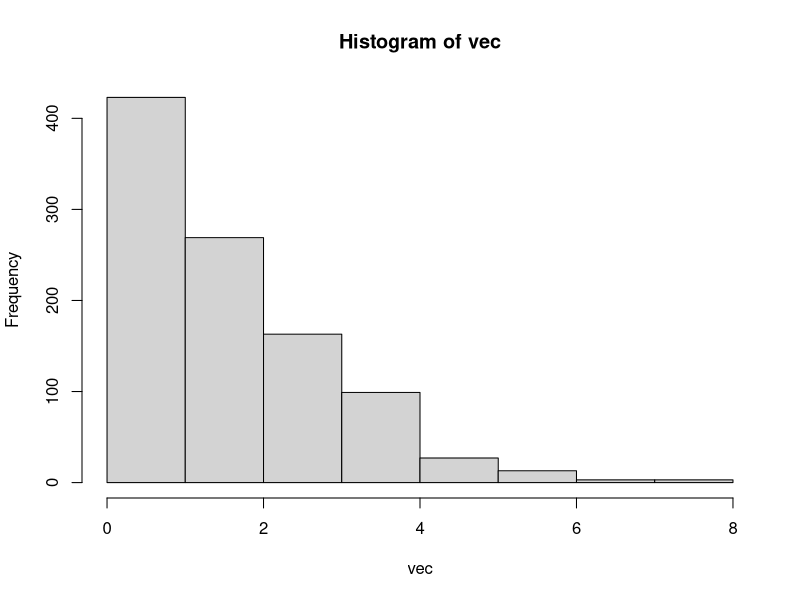
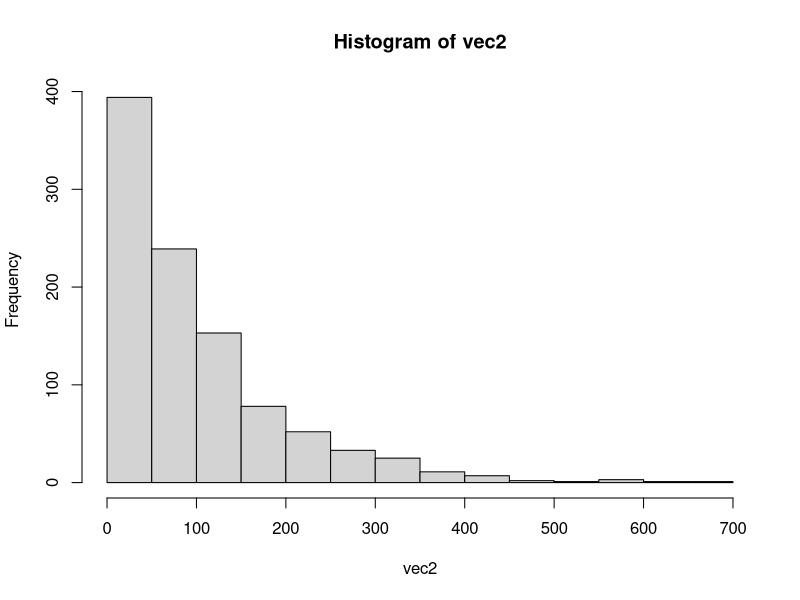
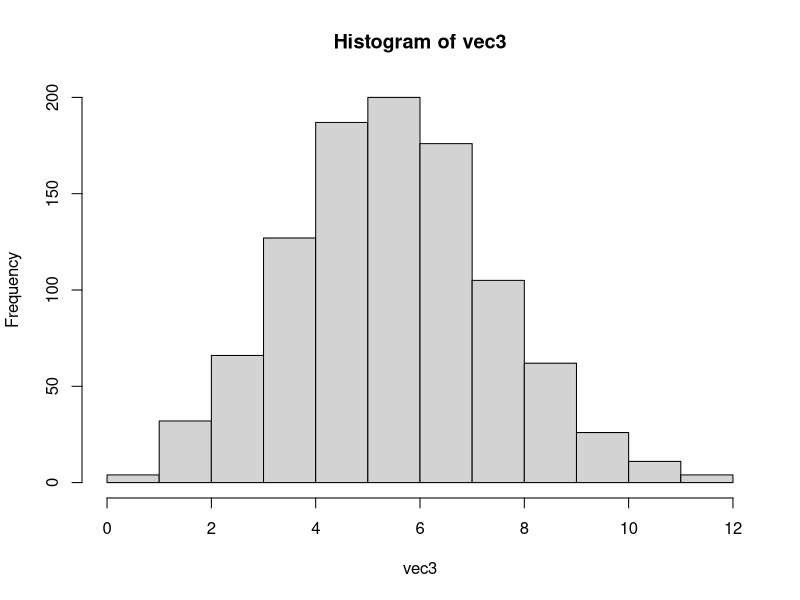
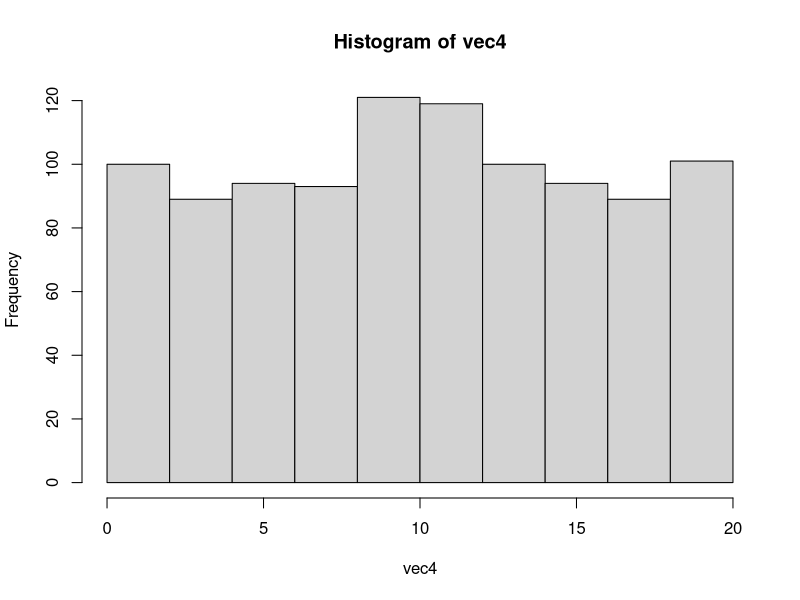

Recreate these plots in R, in order.
## ---- chunk 1
a = seq(25)
a = 1:25

b = a*2
## ---- chunk 2
c = b^2
## ---- chunk 3
avg_c = mean(c)
d = c - avg_c
## ---- chunk 4
e = d >= 0
f = sum(e)
length(e)
g = mean(e)
## ---- chunk 5
even_spaced = ppoints(15)
# Gets us 15 evenly spaced numbers between 0 and 1

quantile_spaced = qnorm(even_spaced)
## ---- chunk 6
binom_coef = function(n, k) {
  if(n==0 || n-k <= 0) {
    return(0)
  } else {
    return( factorial(n)/(factorial(n-k)*factorial(k)) ) 
  }
}
# If you have N things, how many different groupings of K count can you make
## ---- chunk 7
roll_dice = function(n=2) {
  #n = 2 sets the default to 2 if no parameter is specified
  
  # sample takes a sample of the specified size from the elements of x using either with or without replacement.
  rolls = sample(1:6, n, replace=TRUE)
  return(mean(rolls))
}
## ---- chunk 8
sample_standard_dev = function(vector) { 
  xbar = mean(vector)
  n = length(vector)
  output = sqrt(sum((vector - xbar)^2)/ (n-1))
  return( output )
}
## ---- chunk 9
is_even = function(n) {
  if (n %% 2 == 0) {
    return(TRUE)
  } else {
    return(FALSE)
  }
}

is_even = function(n) {
  return( n %% 2 == 0 )
}
## ---- chunk 10
cards = function(n = 1000) {
  deck = rep(seq(13), times = 4)
  # rep replicates the values in x
  
  vector_means = rep(NA, times = n)
  for (i in 1:n) {
    # Taking 5 cards out of deck
    hand = sample(deck, 5)
    
    # Sort hand and then take all besides first and last to take out max and min
    hand_drop = sort(hand)[2:4]
    avg_hand = mean(hand_drop)
    
    # Add to vector of means
    vector_means[i] = avg_hand
  }
  
  return(vector_means)
}
## ---- chunk 11
vec = rpois(n = 1000, lambda = 2)
hist(vec)
## ---- chunk 12
vec2 = rgeom(n = 1000, prob = 0.01)
hist(vec2)
## ---- chunk 13
vec3 = rbinom(n = 1000, size = 20, prob = 0.3)
hist(vec3)
## ---- chunk 14
vec4 = sample(1:20, size = 1000, replace = TRUE)
hist(vec4)
## ---- chunk 15
# define running average function
# can be specified as cumulative sum / index of element
running_mean <- function(vec) {
   cumsum(vec) / seq_along(vec)
}
## ---- chunk 16
#TODO: code for generating RVs and computing their running mean goes here.
## ---- chunk 17
#TODO: plotting code goes here.
